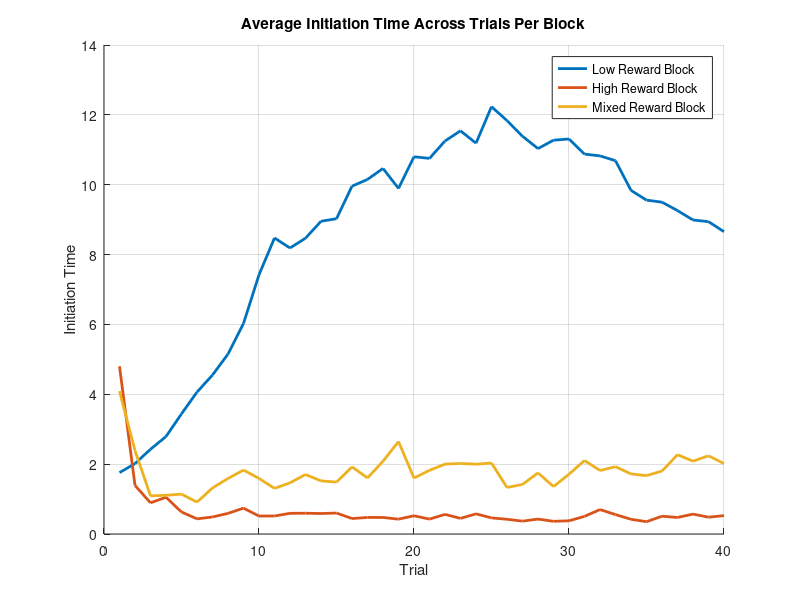
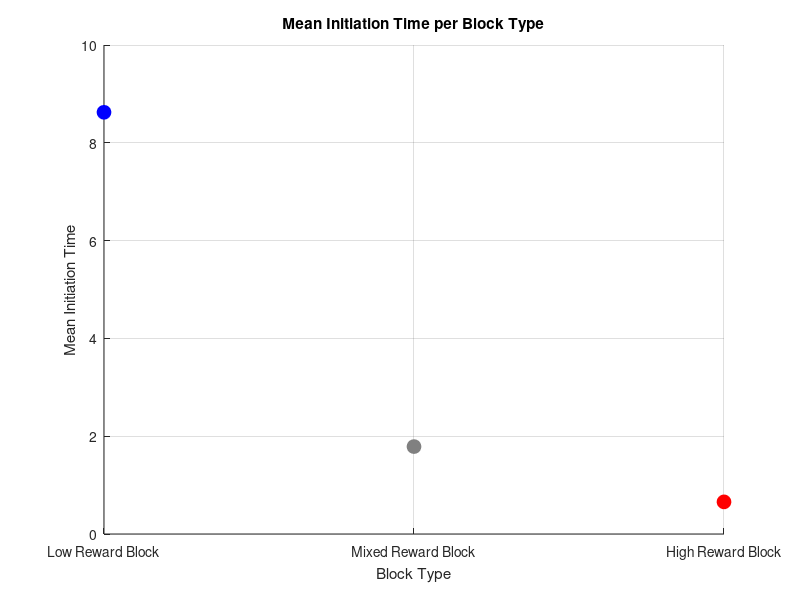
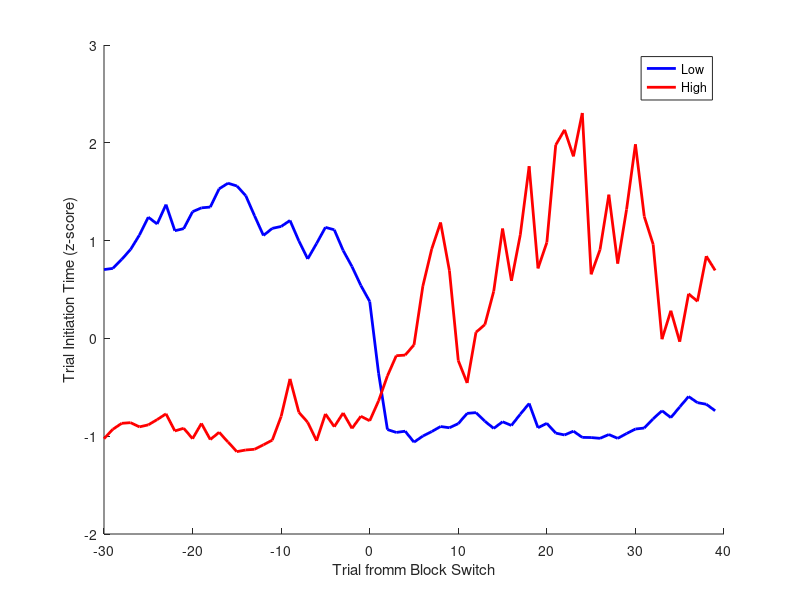
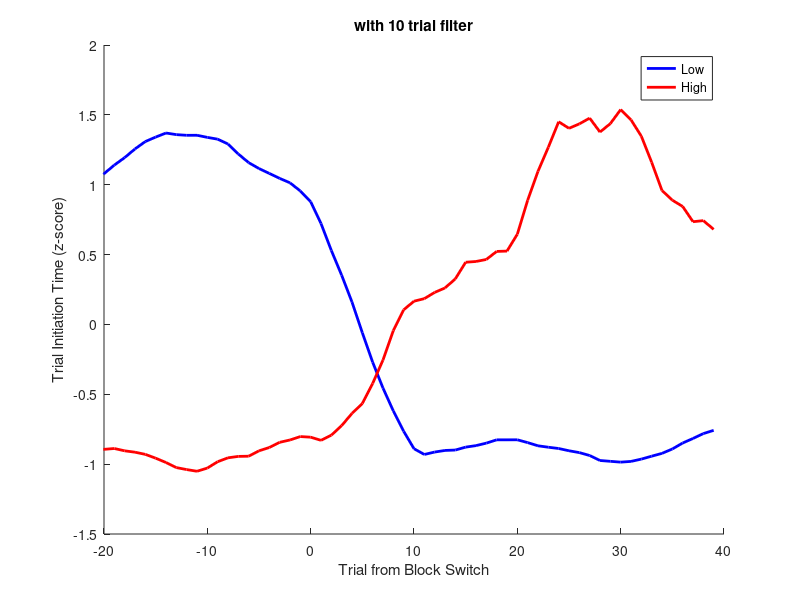

MATLAB code to generate these figures, in order:
clearvars 

%% Task Parameters
runs = 10; %how many times it will go through each trial block

num_blocks = 3;
low_rewards = [5 10 20]; %possible rewards in the low reward block
high_rewards = [20 40 80]; %possible rewards in the high reward block
mixed_rewards = [5 10 20 40 80]; %possible rewards in the mixed block

num_trials = 40;

all_rewards = nan(num_blocks, num_trials, runs); %record of all of the rewards that the animal received (columns are trials, rows are blocks, frames are runs)
initiation_times = nan(num_blocks, num_trials, runs); % initiation times
withholdrate = 15/100;
trial_initiation_times = nan(1,num_blocks*num_trials*runs);
trial_rewards = nan(1,num_blocks*num_trials*runs);
state_order = [];
RPE_first_ten = nan(num_blocks,10, runs); %reward prediction errors for the first 10 trials of every block
beliefs_first_ten = zeros(num_blocks,11, runs, num_blocks); %record the beliefs for the firs 10 trials of every block and the one trial before them (bc we're gonna calc the change later)
beliefs_first_ten(1,1,1) = 1;

opt_out = nan; %this will change once we have the model

%% Model Parameters

state_neurons = rand(3,1)/10; %initialize the initial state values between 0-0.1
synaptic_lr = 0.3;
state_lr = 0.15;
D = 0.025; %Scale factor for initiation times

%% Runs
weight_matrix = rand(3,1);
epsilon = 1e-3; % to avoid division by zero

trial_counter = 1;

for run = 1:runs
    block_order = randperm(3); %the order that blocks will be presented in for this run 

    for b = 1:length(block_order)
        possible_rewards = [];
        state_one_hot = zeros(3,1);
        state_idx = 0;
        if block_order(b) == 1 %if the bth block is 1, the possible rewards are the low value ones
            possible_rewards = low_rewards;
            state_one_hot(1) = 1;
            state_idx = 1;
        elseif block_order(b) == 2 %if the bth block is 2, the possible rewards are the high value ones
            possible_rewards = high_rewards;
            state_one_hot(2) = 1;
            state_idx = 2;
        elseif block_order(b) == 3 %if the bth block is 3, the possible rewards are the mixed value ones
            possible_rewards = mixed_rewards;
            state_one_hot(3) = 1;
            state_idx = 3;
        end

        for t = 1:num_trials
            withhold = rand;
            if withhold <= withholdrate
                withhold = 1;
            else
                withhold = 0;
            end
            reward_index = randi(length(possible_rewards), 1);
            trial_reward_offer = possible_rewards(reward_index)/80; %the reward that could be represented on this trial
            if withhold == 1
                real_trial_reward = 0;
            elseif withhold == 0;
                real_trial_reward = trial_reward_offer;
            else
                disp('ERROR');
            end
            %updating weights and state values
            output_act = (weight_matrix)'*state_neurons; %should be 1x1
            output_act = max(output_act,0);
            RPE = real_trial_reward - output_act;
            allRPES(trial_counter) = RPE;

            
            

            weight_matrix = weight_matrix.*(1-synaptic_lr) + (synaptic_lr * RPE * state_one_hot .* state_neurons); %existing weights + weight update
            state_neurons(state_idx) = state_neurons(state_idx)*(1-state_lr) + state_lr*RPE; %existing state + state update

            % Compute and store initiation time (higher activation = faster initiation)
            initiation_time = D / (output_act + epsilon);
            initiation_times_raw(trial_counter) = initiation_time;
            initiation_times(block_order(b), t, run) = initiation_time;
            trial_initiation_times(trial_counter) = initiation_time;
            trial_rewards(trial_counter) = real_trial_reward;

            if t == 40
                state_order(end+1) = block_order(b);
            end

           if t < 11 | t == 40
                if t<11
                    RPE_first_ten(b, t, run) = RPE;
                    belief = block_order(b);
                    beliefs_first_ten(b,t+1,run, belief) = 1;
                elseif t == 40 && ~(run ==runs && b == num_blocks)
                    if b == 3
                        belief = block_order(b);
                        beliefs_first_ten(1,1,run+1,belief) = 1;
                    elseif b ~= 3
                        belief = block_order(b);
                        beliefs_first_ten(b+1,1,run, belief) = 1;
                    end
                end
            end


            reward_withheld = randsample(2, 1, true, [85 15]); %decide if this will be a trial where the reward will be withheld (15% of the time) (2 means it is a withholding trial)
            % if reward_withheld == 2 %if this is a withholding trial, no reward is received
            %     trial_reward = 0;
            % end
            % if opt_out == 1 %if the model opts out no reward is received
            %     trial_reward = 0;
            % end
            % if opt_out == 0
            %     trial_reward = trial_reward_offer;
            % end
            all_rewards(block_order(b), t, run) = trial_reward_offer; %this is set up so that the row (block index) is constant despite the fact that the order of the blocks is changing (so the first row will always be low reward, second high, and third mixed)
            trial_counter = trial_counter+1;
        end
    end
end

%% Plot Initiation Times
figure;
hold on;
colors = lines(num_blocks);
labels = {'Low Reward Block', 'High Reward Block', 'Mixed Reward Block'};

for block = 1:num_blocks
    avg_initiation = squeeze(mean(initiation_times(block, :, :), 3)); % avg across runs
    plot(avg_initiation, 'LineWidth', 2, 'Color', colors(block,:));
end

xlabel('Trial');
ylabel('Initiation Time');
legend(labels);
title('Average Initiation Time Across Trials Per Block');
grid on;

%% Calculate the Mean Initiation Time Per Block Type
% For each block, average initiation time across all trials and runs
mean_initiation_time = squeeze(mean(mean(initiation_times, 2), 3));

%% Plot the Mean Initiation Times Per Block as Dots with Custom Colors
figure;
hold on;
plot(1, mean_initiation_time(1), 'o', 'Color', 'b', 'MarkerFaceColor', 'b', 'MarkerSize', 10);
plot(2, mean_initiation_time(3), 'o', 'Color', [0.5 0.5 0.5], 'MarkerFaceColor', [0.5 0.5 0.5], 'MarkerSize', 10);
plot(3, mean_initiation_time(2), 'o', 'Color', 'r', 'MarkerFaceColor', 'r', 'MarkerSize', 10);


% Set x-axis tick labels corresponding to the block types
set(gca, 'XTick', 1:3, 'XTickLabel', {'Low Reward Block', 'Mixed Reward Block', 'High Reward Block'});
xlabel('Block Type');
ylabel('Mean Initiation Time');
title('Mean Initiation Time per Block Type');
grid on;

%% Plot the trial initiation time as a function of trial from block switch (figure 2A)

%get the variables
switch_trials = num_trials:num_trials:size(trial_initiation_times,2);
switch_trials = switch_trials+1;
switch_trials = switch_trials(1:end-1);
lowtomixed = [];
hightomixed = [];
for s = 1:length(switch_trials)
    thirtybefore = switch_trials(s) - 30; 
    fourtyafter = switch_trials(s) + (40-1);
    if state_order(s) == 1 &&  state_order(s+1)== 3
        lowtomixed(end+1,:) = trial_initiation_times(thirtybefore:fourtyafter);
    elseif state_order(s) == 2 &&  state_order(s+1)== 3
        hightomixed(end+1,:) = trial_initiation_times(thirtybefore:fourtyafter);
    end
end
mean_lowtomixed = mean(lowtomixed,1);
mean_hightomixed = mean(hightomixed,1);

%getting the zscore version info
meanofmean_lowtomixed = mean(mean_lowtomixed);
meanofmean_hightomixed = mean(mean_hightomixed);
std_lowtomixed = std(mean_lowtomixed);
std_hightoixed = std(mean_hightomixed);
z_lowtomixed = (mean_lowtomixed - meanofmean_lowtomixed)./std_lowtomixed;
z_hightomixed = (mean_hightomixed - meanofmean_hightomixed)./std_hightoixed;

% %plot (non z-score version)
% figure;
% hold on;
% plot(-30:39, mean_lowtomixed, 'Color', 'b', 'LineWidth', 2);
% plot(-30:39, mean_hightomixed, 'Color', 'r', 'LineWidth', 2);
% xlabel('Trial fromm Block Switch');
% ylabel('Trial Initiation Time');
% hold off;

%plot (z-score version)
figure;
hold on;
plot(-30:39, z_lowtomixed, 'Color', 'b', 'LineWidth', 2, 'DisplayName','Low');
plot(-30:39, z_hightomixed, 'Color', 'r', 'LineWidth', 2, 'DisplayName','High');
xlabel('Trial fromm Block Switch');
ylabel('Trial Initiation Time (z-score)');
legend('show');
hold off;


% %plot wih "causal filter" 
% windowSize = 10;
% filteredmeanlowtomixed= nan(size(mean_lowtomixed));
% filteredmeanhightomixed = nan(size(mean_hightomixed));
% for n = windowSize:length(mean_lowtomixed)
%     filteredmeanlowtomixed(n) = mean(mean_lowtomixed(n-windowSize+1:n));
%     filteredmeanhightomixed(n) = mean(mean_hightomixed(n-windowSize+1:n));
% end
% figure;
% hold on;
% plot(-30:39, filteredmeanlowtomixed, 'Color', 'b', 'LineWidth', 2);
% plot(-30:39, filteredmeanhightomixed, 'Color', 'r', 'LineWidth', 2);
% xlabel('Trial from Block Switch');
% xlim([-20 40]);
% ylabel('Trial Initiation Time');
% title('with 10 trial filter')
% hold off;

%plot wih "causal filter" (z-score version)
windowSize = 10;
zfilteredmeanlowtomixed= nan(size(z_lowtomixed));
zfilteredmeanhightomixed = nan(size(z_hightomixed));
for n = windowSize:length(z_lowtomixed)
    zfilteredmeanlowtomixed(n) = mean(z_lowtomixed(n-windowSize+1:n));
    zfilteredmeanhightomixed(n) = mean(z_hightomixed(n-windowSize+1:n));
end
figure;
hold on;
plot(-30:39, zfilteredmeanlowtomixed, 'Color', 'b', 'LineWidth', 2, 'DisplayName','Low');
plot(-30:39, zfilteredmeanhightomixed, 'Color', 'r', 'LineWidth', 2, 'DisplayName','High');
xlabel('Trial from Block Switch');
xlim([-20 40]);
ylabel('Trial Initiation Time (z-score)');
title('with 10 trial filter')
legend('show');
hold off;

%% Initiation times as a function of RPE sign (this kinda just isnt a thing for the base model since the belief difference is binary?)

% dBelief = diff(beliefs_first_ten,1,2);      % → 3 × 9 × 5 × 3
% dBelief = (-1)*(dBelief);
% % 2) Euclidean norm of each 3‑vector  (operate along the 4th dim!)
% delta = vecnorm(dBelief,2,4);              % → 3 × 9 × 5
% 
% belief_change_first_ten = nan(3,11,runs);     % pre‑fill
% belief_change_first_ten(:,2:end,:) = delta;

euclidean_dists_backward = nan(num_blocks, 10, runs);
for b = 1:num_blocks
    for run = 1:runs
        for t = 2:11  % from time 2 to 11 (trial 1 to 10)
            % Backward difference: current trial vs previous
            belief_t = squeeze(beliefs_first_ten(b, t, run, :));
            belief_prev = squeeze(beliefs_first_ten(b, t-1, run, :));

            % Compute Euclidean distance
            euclidean_dists_backward(b, t-1, run) = norm(belief_t - belief_prev);
        end
    end
end

median_belief_change = median(euclidean_dists_backward, "all");


low_belief_change = nan(10*num_blocks*runs,2);
high_belief_change = nan(10*num_blocks*runs,2);
count = 1;

for run = 1:runs
    for b = 1:num_blocks
        for t = 1:10
            % trial = run*num_blocks*num_trials - (num_blocks-b)*num_trials - num_trials + t;
            trial = (run - 1)*num_blocks*num_trials + (b - 1)*num_trials + t;
            if trial>1
                if euclidean_dists_backward(b,t,run,:) < median_belief_change
                    if RPE_first_ten(b,t,run) < 0
                        low_belief_change(count,1) = trial_initiation_times(trial) - trial_initiation_times(trial - 1); 
                    elseif RPE_first_ten(b,t,run) > 0
                        low_belief_change(count,2) = trial_initiation_times(trial) - trial_initiation_times(trial - 1);
                    end
                elseif euclidean_dists_backward(b,t,run,:) > median_belief_change
                    if RPE_first_ten(b,t,run) < 0
                        high_belief_change(count,1) = trial_initiation_times(trial) - trial_initiation_times(trial - 1);
                    elseif RPE_first_ten(b,t,run) > 0
                        high_belief_change(count,2) = trial_initiation_times(trial) - trial_initiation_times(trial - 1);
                    end
                end
            end
            count = count + 1;
        end
    end
end

mean_lowbeliefchange = mean(low_belief_change, 1, 'omitnan');
mean_highbeliefchange = mean(high_belief_change, 1, 'omitnan');


%now plot
figure;
hold on;
plot([1 2], mean_lowbeliefchange.*10, 'Color', 'b', 'LineWidth', 2, 'DisplayName', 'Low Change in Belief');
plot([1 2], mean_highbeliefchange.*10, 'Color', 'r', 'LineWidth', 2, 'DisplayName', 'High Change in Belief');
legend('show');
ylabel('Change in Initiation Time (x10^-1)');
xlim([0 3]);
xticks([1 2]);
xticklabels({'RPE<0', 'RPE>0'});
hold off;

 %% checking why the above doesnt work
% 
% rpe_negative_mask = RPE_first_ten < 0;
% 
% % Step 2: Extract the corresponding belief changes for these trials
% belief_change_for_rpe_negative = belief_change_first_ten(rpe_negative_mask);
% 
% % Step 3: Check if all belief change values are 0
% all_belief_zero_for_rpe_negative = all(belief_change_for_rpe_negative == 0);
% 
% if all_belief_zero_for_rpe_negative
%     disp('All trials where RPE < 0 have a belief change of 0.');
% else
%     disp('Not all trials where RPE < 0 have a belief change of 0.');
% end
% 
% % Step 5: Check if there are any trials where RPE < 0 and belief change is high or low
% high_belief_mask = belief_change_for_rpe_negative > median_belief_change;
% low_belief_mask = belief_change_for_rpe_negative < median_belief_change;
% 
% % Step 6: Display results
% if sum(high_belief_mask,"all") ~= 0
%     disp('There are trials where RPE < 0 and belief change is high.');
% else
%     disp('There are no trials where RPE < 0 and belief change is high.');
% end
% 
% if sum(low_belief_mask, "all") ~= 0 
%     disp('There are trials where RPE < 0 and belief change is low.');
% else
%     disp('There are no trials where RPE < 0 and belief change is low.');
% end
% 
% %% Plotting RPE Distribution
% %% 1) Histogram of *all* RPEs across every trial
% figure;
% histogram(allRPES, 30, 'Normalization','pdf');    % 30 bins, normalized to probability density
% xlabel('Reward Prediction Error (RPE)');
% ylabel('Probability Density');
% title('Distribution of RPE Across All Trials');
% grid on;
% 
% %% 2) Histogram of RPEs just for the *first ten* trials of each block
% figure;
% histogram(RPE_first_ten(:), 20);                  % 20 bins, raw counts
% xlabel('RPE (first 10 trials of each block)');
% ylabel('Count');
% title('RPE Distribution in the First Ten Trials');
% grid on;
